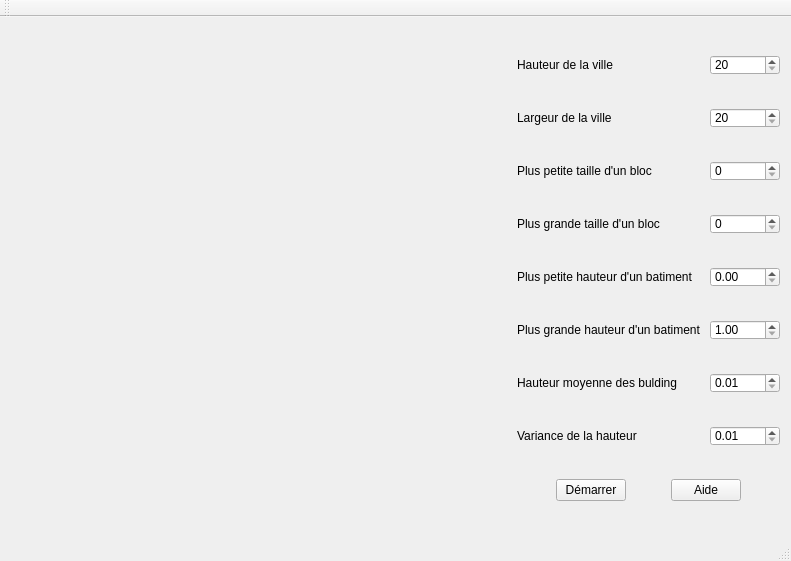
<?xml version="1.0" encoding="UTF-8"?>
<ui version="4.0">
 <class>MainWindow</class>
 <widget class="QMainWindow" name="MainWindow">
  <property name="geometry">
   <rect>
    <x>0</x>
    <y>0</y>
    <width>725</width>
    <height>496</height>
   </rect>
  </property>
  <property name="windowTitle">
   <string>MainWindow</string>
  </property>
  <widget class="QWidget" name="centralWidget">
   <property name="sizePolicy">
    <sizepolicy hsizetype="Maximum" vsizetype="Maximum">
     <horstretch>0</horstretch>
     <verstretch>0</verstretch>
    </sizepolicy>
   </property>
   <layout class="QHBoxLayout" name="horizontalLayout">
    <item>
     <widget class="QWidget" name="widget" native="true">
      <property name="sizePolicy">
       <sizepolicy hsizetype="MinimumExpanding" vsizetype="MinimumExpanding">
        <horstretch>0</horstretch>
        <verstretch>0</verstretch>
       </sizepolicy>
      </property>
      <property name="minimumSize">
       <size>
        <width>500</width>
        <height>500</height>
       </size>
      </property>
      <property name="maximumSize">
       <size>
        <width>10000000</width>
        <height>10000000</height>
       </size>
      </property>
     </widget>
    </item>
    <item>
     <layout class="QVBoxLayout" name="verticalLayout" stretch="0,0,0,0,0,0,0,0,0">
      <property name="sizeConstraint">
       <enum>QLayout::SetMinimumSize</enum>
      </property>
      <item>
       <layout class="QHBoxLayout" name="horizontalLayout_2">
        <property name="sizeConstraint">
         <enum>QLayout::SetMinimumSize</enum>
        </property>
        <item>
         <widget class="QLabel" name="label">
          <property name="sizePolicy">
           <sizepolicy hsizetype="Minimum" vsizetype="Minimum">
            <horstretch>0</horstretch>
            <verstretch>0</verstretch>
           </sizepolicy>
          </property>
          <property name="maximumSize">
           <size>
            <width>16777215</width>
            <height>16777215</height>
           </size>
          </property>
          <property name="text">
           <string>Hauteur de la ville</string>
          </property>
         </widget>
        </item>
        <item>
         <widget class="QSpinBox" name="hauteurVille">
          <property name="sizePolicy">
           <sizepolicy hsizetype="Minimum" vsizetype="Minimum">
            <horstretch>0</horstretch>
            <verstretch>0</verstretch>
           </sizepolicy>
          </property>
          <property name="maximumSize">
           <size>
            <width>70</width>
            <height>20</height>
           </size>
          </property>
          <property name="minimum">
           <number>20</number>
          </property>
          <property name="maximum">
           <number>1000</number>
          </property>
         </widget>
        </item>
       </layout>
      </item>
      <item>
       <layout class="QHBoxLayout" name="horizontalLayout_6">
        <property name="sizeConstraint">
         <enum>QLayout::SetMinimumSize</enum>
        </property>
        <item>
         <widget class="QLabel" name="label_3">
          <property name="sizePolicy">
           <sizepolicy hsizetype="Minimum" vsizetype="Minimum">
            <horstretch>0</horstretch>
            <verstretch>0</verstretch>
           </sizepolicy>
          </property>
          <property name="maximumSize">
           <size>
            <width>10000</width>
            <height>10000</height>
           </size>
          </property>
          <property name="text">
           <string>Largeur de la ville</string>
          </property>
         </widget>
        </item>
        <item>
         <widget class="QSpinBox" name="largeurVille">
          <property name="minimumSize">
           <size>
            <width>0</width>
            <height>0</height>
           </size>
          </property>
          <property name="maximumSize">
           <size>
            <width>70</width>
            <height>20</height>
           </size>
          </property>
          <property name="minimum">
           <number>20</number>
          </property>
          <property name="maximum">
           <number>1000</number>
          </property>
         </widget>
        </item>
       </layout>
      </item>
      <item>
       <layout class="QHBoxLayout" name="horizontalLayout_9">
        <property name="sizeConstraint">
         <enum>QLayout::SetMinimumSize</enum>
        </property>
        <item>
         <widget class="QLabel" name="label_6">
          <property name="sizePolicy">
           <sizepolicy hsizetype="Minimum" vsizetype="Minimum">
            <horstretch>0</horstretch>
            <verstretch>0</verstretch>
           </sizepolicy>
          </property>
          <property name="maximumSize">
           <size>
            <width>10000</width>
            <height>10000</height>
           </size>
          </property>
          <property name="text">
           <string>Plus petite taille d'un bloc</string>
          </property>
         </widget>
        </item>
        <item>
         <widget class="QSpinBox" name="minBlockSize">
          <property name="maximumSize">
           <size>
            <width>70</width>
            <height>20</height>
           </size>
          </property>
         </widget>
        </item>
       </layout>
      </item>
      <item>
       <layout class="QHBoxLayout" name="horizontalLayout_8">
        <property name="sizeConstraint">
         <enum>QLayout::SetMinimumSize</enum>
        </property>
        <item>
         <widget class="QLabel" name="label_5">
          <property name="sizePolicy">
           <sizepolicy hsizetype="Fixed" vsizetype="Preferred">
            <horstretch>0</horstretch>
            <verstretch>0</verstretch>
           </sizepolicy>
          </property>
          <property name="maximumSize">
           <size>
            <width>10000</width>
            <height>10000</height>
           </size>
          </property>
          <property name="layoutDirection">
           <enum>Qt::LeftToRight</enum>
          </property>
          <property name="text">
           <string>Plus grande taille d'un bloc</string>
          </property>
         </widget>
        </item>
        <item>
         <widget class="QSpinBox" name="maxBlockSize">
          <property name="maximumSize">
           <size>
            <width>70</width>
            <height>20</height>
           </size>
          </property>
         </widget>
        </item>
       </layout>
      </item>
      <item>
       <layout class="QHBoxLayout" name="horizontalLayout_3">
        <property name="sizeConstraint">
         <enum>QLayout::SetMinimumSize</enum>
        </property>
        <item>
         <widget class="QLabel" name="label_7">
          <property name="maximumSize">
           <size>
            <width>10000</width>
            <height>10000</height>
           </size>
          </property>
          <property name="text">
           <string>Plus petite hauteur d'un batiment</string>
          </property>
         </widget>
        </item>
        <item>
         <widget class="QDoubleSpinBox" name="minBuildingHeight">
          <property name="maximumSize">
           <size>
            <width>70</width>
            <height>20</height>
           </size>
          </property>
          <property name="maximum">
           <double>1000.000000000000000</double>
          </property>
         </widget>
        </item>
       </layout>
      </item>
      <item>
       <layout class="QHBoxLayout" name="horizontalLayout_11">
        <property name="sizeConstraint">
         <enum>QLayout::SetMinimumSize</enum>
        </property>
        <item>
         <widget class="QLabel" name="label_8">
          <property name="maximumSize">
           <size>
            <width>10000</width>
            <height>10000</height>
           </size>
          </property>
          <property name="text">
           <string>Plus grande hauteur d'un batiment </string>
          </property>
         </widget>
        </item>
        <item>
         <widget class="QDoubleSpinBox" name="maxBuildingHeight">
          <property name="maximumSize">
           <size>
            <width>70</width>
            <height>20</height>
           </size>
          </property>
          <property name="minimum">
           <double>1.000000000000000</double>
          </property>
          <property name="maximum">
           <double>200000000.000000000000000</double>
          </property>
         </widget>
        </item>
       </layout>
      </item>
      <item>
       <layout class="QHBoxLayout" name="horizontalLayout_7">
        <property name="sizeConstraint">
         <enum>QLayout::SetMinimumSize</enum>
        </property>
        <item>
         <widget class="QLabel" name="label_4">
          <property name="sizePolicy">
           <sizepolicy hsizetype="Minimum" vsizetype="Minimum">
            <horstretch>0</horstretch>
            <verstretch>0</verstretch>
           </sizepolicy>
          </property>
          <property name="maximumSize">
           <size>
            <width>10000</width>
            <height>16777215</height>
           </size>
          </property>
          <property name="text">
           <string>Hauteur moyenne des bulding</string>
          </property>
         </widget>
        </item>
        <item>
         <widget class="QDoubleSpinBox" name="heightMean">
          <property name="maximumSize">
           <size>
            <width>70</width>
            <height>20</height>
           </size>
          </property>
          <property name="minimum">
           <double>0.010000000000000</double>
          </property>
          <property name="maximum">
           <double>1000.000000000000000</double>
          </property>
         </widget>
        </item>
       </layout>
      </item>
      <item>
       <layout class="QHBoxLayout" name="horizontalLayout_5">
        <property name="sizeConstraint">
         <enum>QLayout::SetMinimumSize</enum>
        </property>
        <item>
         <widget class="QLabel" name="label_2">
          <property name="maximumSize">
           <size>
            <width>10000</width>
            <height>16777215</height>
           </size>
          </property>
          <property name="text">
           <string>Variance de la hauteur</string>
          </property>
         </widget>
        </item>
        <item>
         <widget class="QDoubleSpinBox" name="heightVariance">
          <property name="maximumSize">
           <size>
            <width>70</width>
            <height>20</height>
           </size>
          </property>
          <property name="minimum">
           <double>0.010000000000000</double>
          </property>
          <property name="maximum">
           <double>1000.000000000000000</double>
          </property>
         </widget>
        </item>
       </layout>
      </item>
      <item>
       <layout class="QHBoxLayout" name="horizontalLayout_10">
        <property name="sizeConstraint">
         <enum>QLayout::SetMinimumSize</enum>
        </property>
        <item>
         <widget class="QPushButton" name="Start">
          <property name="maximumSize">
           <size>
            <width>70</width>
            <height>16777215</height>
           </size>
          </property>
          <property name="text">
           <string>Démarrer</string>
          </property>
         </widget>
        </item>
        <item>
         <widget class="QPushButton" name="Help">
          <property name="maximumSize">
           <size>
            <width>70</width>
            <height>16777215</height>
           </size>
          </property>
          <property name="text">
           <string>Aide</string>
          </property>
         </widget>
        </item>
       </layout>
      </item>
     </layout>
    </item>
   </layout>
  </widget>
  <widget class="QMenuBar" name="menuBar">
   <property name="geometry">
    <rect>
     <x>0</x>
     <y>0</y>
     <width>725</width>
     <height>21</height>
    </rect>
   </property>
  </widget>
  <widget class="QToolBar" name="mainToolBar">
   <attribute name="toolBarArea">
    <enum>TopToolBarArea</enum>
   </attribute>
   <attribute name="toolBarBreak">
    <bool>false</bool>
   </attribute>
  </widget>
  <widget class="QStatusBar" name="statusBar"/>
 </widget>
 <layoutdefault spacing="6" margin="11"/>
 <resources/>
 <connections/>
</ui>
